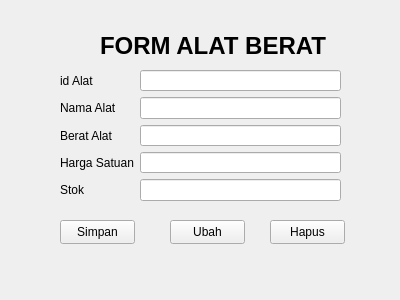
<?xml version="1.0" encoding="UTF-8"?>
<ui version="4.0">
 <class>Form</class>
 <widget class="QWidget" name="Form">
  <property name="geometry">
   <rect>
    <x>0</x>
    <y>0</y>
    <width>400</width>
    <height>300</height>
   </rect>
  </property>
  <property name="windowTitle">
   <string>Form</string>
  </property>
  <widget class="QPushButton" name="pushButton_2">
   <property name="geometry">
    <rect>
     <x>170</x>
     <y>220</y>
     <width>75</width>
     <height>24</height>
    </rect>
   </property>
   <property name="text">
    <string>Ubah</string>
   </property>
  </widget>
  <widget class="QPushButton" name="pushButton_3">
   <property name="geometry">
    <rect>
     <x>270</x>
     <y>220</y>
     <width>75</width>
     <height>24</height>
    </rect>
   </property>
   <property name="text">
    <string>Hapus</string>
   </property>
  </widget>
  <widget class="QLabel" name="label">
   <property name="geometry">
    <rect>
     <x>100</x>
     <y>30</y>
     <width>231</width>
     <height>31</height>
    </rect>
   </property>
   <property name="font">
    <font>
     <pointsize>18</pointsize>
     <bold>true</bold>
    </font>
   </property>
   <property name="text">
    <string>FORM ALAT BERAT</string>
   </property>
  </widget>
  <widget class="QWidget" name="formLayoutWidget">
   <property name="geometry">
    <rect>
     <x>60</x>
     <y>70</y>
     <width>281</width>
     <height>131</height>
    </rect>
   </property>
   <layout class="QFormLayout" name="formLayout">
    <item row="0" column="0">
     <widget class="QLabel" name="id_userLabel">
      <property name="text">
       <string>id Alat</string>
      </property>
     </widget>
    </item>
    <item row="0" column="1">
     <widget class="QLineEdit" name="id_userLineEdit"/>
    </item>
    <item row="1" column="0">
     <widget class="QLabel" name="nm_userLabel">
      <property name="text">
       <string>Nama Alat</string>
      </property>
     </widget>
    </item>
    <item row="1" column="1">
     <widget class="QLineEdit" name="nm_userLineEdit"/>
    </item>
    <item row="2" column="0">
     <widget class="QLabel" name="passwordLabel">
      <property name="text">
       <string>Berat Alat</string>
      </property>
     </widget>
    </item>
    <item row="2" column="1">
     <widget class="QLineEdit" name="passwordLineEdit"/>
    </item>
    <item row="3" column="0">
     <widget class="QLabel" name="emailLabel">
      <property name="text">
       <string>Harga Satuan</string>
      </property>
     </widget>
    </item>
    <item row="3" column="1">
     <widget class="QLineEdit" name="emailLineEdit"/>
    </item>
    <item row="4" column="0">
     <widget class="QLabel" name="stokLabel">
      <property name="text">
       <string>Stok</string>
      </property>
     </widget>
    </item>
    <item row="4" column="1">
     <widget class="QLineEdit" name="stokLineEdit"/>
    </item>
   </layout>
  </widget>
  <widget class="QPushButton" name="pushButton">
   <property name="geometry">
    <rect>
     <x>60</x>
     <y>220</y>
     <width>75</width>
     <height>24</height>
    </rect>
   </property>
   <property name="text">
    <string>Simpan</string>
   </property>
  </widget>
 </widget>
 <resources/>
 <connections/>
</ui>
